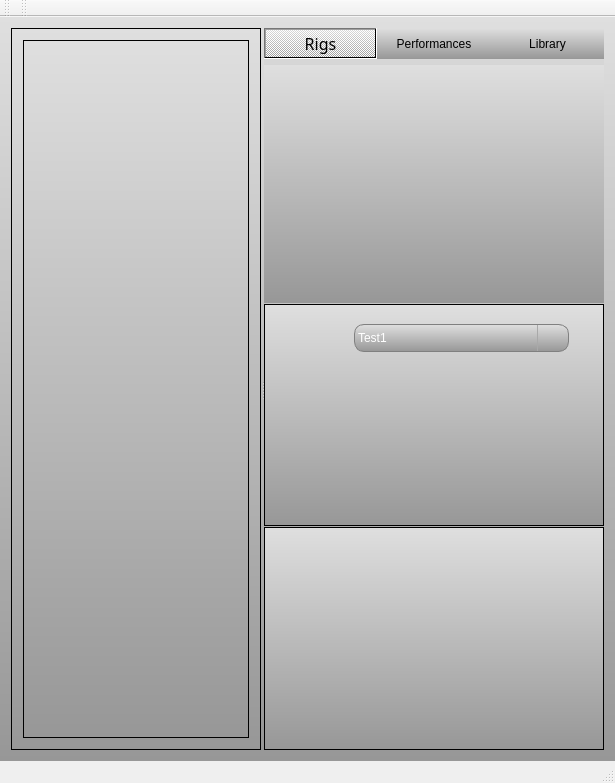
<?xml version="1.0" encoding="UTF-8"?>
<ui version="4.0">
 <class>MainWindow</class>
 <widget class="QMainWindow" name="MainWindow">
  <property name="geometry">
   <rect>
    <x>0</x>
    <y>0</y>
    <width>615</width>
    <height>783</height>
   </rect>
  </property>
  <property name="windowTitle">
   <string>MainWindow</string>
  </property>
  <widget class="QWidget" name="centralWidget">
   <property name="styleSheet">
    <string notr="true">
background-color: qlineargradient(spread:repeat, x1:0, y1:1, x2:0, y2:0, stop:0 rgba(151, 151, 151, 255), stop:1 rgba(223, 223, 223, 255));</string>
   </property>
   <layout class="QGridLayout" name="gridLayout">
    <item row="0" column="0">
     <widget class="QSplitter" name="splitter">
      <property name="orientation">
       <enum>Qt::Horizontal</enum>
      </property>
      <property name="handleWidth">
       <number>3</number>
      </property>
      <widget class="QFrame" name="frame">
       <property name="maximumSize">
        <size>
         <width>250</width>
         <height>16777215</height>
        </size>
       </property>
       <property name="frameShape">
        <enum>QFrame::StyledPanel</enum>
       </property>
       <property name="frameShadow">
        <enum>QFrame::Raised</enum>
       </property>
       <layout class="QGridLayout" name="gridLayout_5">
        <item row="0" column="0">
         <widget class="QTreeView" name="treeView"/>
        </item>
       </layout>
      </widget>
      <widget class="QFrame" name="frame_2">
       <property name="frameShape">
        <enum>QFrame::NoFrame</enum>
       </property>
       <property name="frameShadow">
        <enum>QFrame::Raised</enum>
       </property>
       <layout class="QGridLayout" name="gridLayout_2">
        <property name="leftMargin">
         <number>0</number>
        </property>
        <property name="topMargin">
         <number>0</number>
        </property>
        <property name="rightMargin">
         <number>0</number>
        </property>
        <property name="bottomMargin">
         <number>0</number>
        </property>
        <item row="1" column="0">
         <widget class="QSplitter" name="splitter_2">
          <property name="orientation">
           <enum>Qt::Vertical</enum>
          </property>
          <property name="handleWidth">
           <number>1</number>
          </property>
          <widget class="QFrame" name="frame_4">
           <property name="sizePolicy">
            <sizepolicy hsizetype="Expanding" vsizetype="Preferred">
             <horstretch>0</horstretch>
             <verstretch>0</verstretch>
            </sizepolicy>
           </property>
           <property name="font">
            <font>
             <family>Tahoma</family>
            </font>
           </property>
           <property name="frameShape">
            <enum>QFrame::NoFrame</enum>
           </property>
           <property name="frameShadow">
            <enum>QFrame::Plain</enum>
           </property>
           <property name="midLineWidth">
            <number>0</number>
           </property>
           <layout class="QGridLayout" name="gridLayout_4">
            <property name="leftMargin">
             <number>0</number>
            </property>
            <property name="topMargin">
             <number>0</number>
            </property>
            <property name="rightMargin">
             <number>0</number>
            </property>
            <property name="bottomMargin">
             <number>0</number>
            </property>
            <property name="horizontalSpacing">
             <number>0</number>
            </property>
            <item row="0" column="0">
             <widget class="QFrame" name="frame_8">
              <property name="frameShape">
               <enum>QFrame::NoFrame</enum>
              </property>
              <property name="frameShadow">
               <enum>QFrame::Raised</enum>
              </property>
              <layout class="QHBoxLayout" name="horizontalLayout">
               <property name="spacing">
                <number>0</number>
               </property>
               <property name="leftMargin">
                <number>0</number>
               </property>
               <property name="topMargin">
                <number>0</number>
               </property>
               <property name="rightMargin">
                <number>0</number>
               </property>
               <property name="bottomMargin">
                <number>0</number>
               </property>
               <item>
                <widget class="QWidget" name="widget_3" native="true">
                 <layout class="QGridLayout" name="gridLayout_6">
                  <property name="sizeConstraint">
                   <enum>QLayout::SetNoConstraint</enum>
                  </property>
                  <property name="leftMargin">
                   <number>0</number>
                  </property>
                  <property name="topMargin">
                   <number>0</number>
                  </property>
                  <property name="rightMargin">
                   <number>0</number>
                  </property>
                  <property name="bottomMargin">
                   <number>0</number>
                  </property>
                  <property name="spacing">
                   <number>0</number>
                  </property>
                  <item row="0" column="0">
                   <widget class="QPushButton" name="pushButton">
                    <property name="sizePolicy">
                     <sizepolicy hsizetype="Expanding" vsizetype="Fixed">
                      <horstretch>0</horstretch>
                      <verstretch>0</verstretch>
                     </sizepolicy>
                    </property>
                    <property name="font">
                     <font>
                      <family>.SF NS Text</family>
                      <pointsize>12</pointsize>
                     </font>
                    </property>
                    <property name="styleSheet">
                     <string notr="true">QPushButton {
background-color: qlineargradient(spread:repeat, x1:0, y1:1, x2:0, y2:0, stop:0 rgba(51, 51, 51, 255), stop:1 rgba(100, 100, 100, 255));

border: 1px solid black;
color: rgb(255, 255, 255);
min-width: 130px;
min-height: 24px;
}

QPushButton:pressed {
background-color: qlineargradient(spread:repeat, x1:0, y1:1, x2:0, y2:0, stop:0 rgba(34, 73, 126, 255), stop:1 rgba(37, 76, 134, 255));
}

QPushButton:checked {
background-color: qlineargradient(spread:repeat, x1:0, y1:1, x2:0, y2:0, stop:0 rgba(34, 73, 126, 255), stop:1 rgba(50, 100, 150, 255));
border: 1px solid black;
};




                           </string>
                    </property>
                    <property name="text">
                     <string>Rigs</string>
                    </property>
                    <property name="checkable">
                     <bool>true</bool>
                    </property>
                    <property name="checked">
                     <bool>true</bool>
                    </property>
                    <property name="flat">
                     <bool>true</bool>
                    </property>
                   </widget>
                  </item>
                 </layout>
                </widget>
               </item>
               <item>
                <widget class="QWidget" name="widget_2" native="true">
                 <layout class="QGridLayout" name="gridLayout_7">
                  <property name="leftMargin">
                   <number>0</number>
                  </property>
                  <property name="topMargin">
                   <number>0</number>
                  </property>
                  <property name="rightMargin">
                   <number>0</number>
                  </property>
                  <property name="bottomMargin">
                   <number>0</number>
                  </property>
                  <property name="spacing">
                   <number>0</number>
                  </property>
                  <item row="0" column="0">
                   <widget class="QPushButton" name="pushButton_2">
                    <property name="sizePolicy">
                     <sizepolicy hsizetype="Expanding" vsizetype="Fixed">
                      <horstretch>0</horstretch>
                      <verstretch>0</verstretch>
                     </sizepolicy>
                    </property>
                    <property name="styleSheet">
                     <string notr="true">QPushButton {
background-color: qlineargradient(spread:repeat, x1:0, y1:1, x2:0, y2:0, stop:0 rgba(51, 51, 51, 255), stop:1 rgba(100, 100, 100, 255));

border: 1px solid black;
color: rgb(255, 255, 255);
min-width: 130px;
min-height: 24px;
}

QPushButton:pressed {
background-color: qlineargradient(spread:repeat, x1:0, y1:1, x2:0, y2:0, stop:0 rgba(34, 73, 126, 255), stop:1 rgba(37, 76, 134, 255));
}

QPushButton:checked {
background-color: qlineargradient(spread:repeat, x1:0, y1:1, x2:0, y2:0, stop:0 rgba(34, 73, 126, 255), stop:1 rgba(37, 76, 134, 255));
border: 1px solid black;
};</string>
                    </property>
                    <property name="text">
                     <string>Performances</string>
                    </property>
                    <property name="checkable">
                     <bool>true</bool>
                    </property>
                    <property name="flat">
                     <bool>true</bool>
                    </property>
                   </widget>
                  </item>
                 </layout>
                </widget>
               </item>
               <item>
                <widget class="QWidget" name="widget" native="true">
                 <property name="styleSheet">
                  <string notr="true">QWidget#widget{
	min-height: 1.5em;
    
	border-color: rgb(0, 0, 0);
}</string>
                 </property>
                 <layout class="QGridLayout" name="gridLayout_3">
                  <property name="leftMargin">
                   <number>0</number>
                  </property>
                  <property name="topMargin">
                   <number>0</number>
                  </property>
                  <property name="rightMargin">
                   <number>0</number>
                  </property>
                  <property name="bottomMargin">
                   <number>0</number>
                  </property>
                  <property name="spacing">
                   <number>0</number>
                  </property>
                  <item row="0" column="0">
                   <widget class="QPushButton" name="pushButton_3">
                    <property name="sizePolicy">
                     <sizepolicy hsizetype="Expanding" vsizetype="Fixed">
                      <horstretch>0</horstretch>
                      <verstretch>0</verstretch>
                     </sizepolicy>
                    </property>
                    <property name="styleSheet">
                     <string notr="true">QPushButton {
background-color: qlineargradient(spread:repeat, x1:0, y1:1, x2:0, y2:0, stop:0 rgba(51, 51, 51, 255), stop:1 rgba(100, 100, 100, 255));

border: 1px solid black;
color: rgb(255, 255, 255);
min-width: 130px;
min-height: 24px;
}

QPushButton:pressed {
background-color: qlineargradient(spread:repeat, x1:0, y1:1, x2:0, y2:0, stop:0 rgba(34, 73, 126, 255), stop:1 rgba(37, 76, 134, 255));
}

QPushButton:checked {
background-color: qlineargradient(spread:repeat, x1:0, y1:1, x2:0, y2:0, stop:0 rgba(34, 73, 126, 255), stop:1 rgba(37, 76, 134, 255));
border: 1px solid black;
};</string>
                    </property>
                    <property name="text">
                     <string>Library</string>
                    </property>
                    <property name="checkable">
                     <bool>true</bool>
                    </property>
                    <property name="flat">
                     <bool>true</bool>
                    </property>
                   </widget>
                  </item>
                 </layout>
                </widget>
               </item>
              </layout>
             </widget>
            </item>
            <item row="1" column="0">
             <widget class="QStackedWidget" name="stackedWidget">
              <property name="styleSheet">
               <string notr="true">QTabWidget::pane { /* The tab widget frame */
    border-top: 2px solid #C2C7CB;
}

QTabWidget::tab-bar {
    left: 0px; /* move to the right by 5px */
}

/* Style the tab using the tab sub-control. Note that
    it reads QTabBar _not_ QTabWidget */
QTabBar::tab {
    background: qlineargradient(x1: 0, y1: 0, x2: 0, y2: 1,
                                stop: 0 #E1E1E1, stop: 0.4 #DDDDDD,
                                stop: 0.5 #D8D8D8, stop: 1.0 #D3D3D3);
    border: 2px solid #C4C4C3;
    border-bottom-color: #C2C7CB; /* same as the pane color */
    border-top-left-radius: 4px;
    border-top-right-radius: 4px;
    min-width: 8ex;
    padding: 2px;
}

QTabBar::tab:selected, QTabBar::tab:hover {
    background: qlineargradient(x1: 0, y1: 0, x2: 0, y2: 1,
                                stop: 0 #fafafa, stop: 0.4 #f4f4f4,
                                stop: 0.5 #e7e7e7, stop: 1.0 #fafafa);
}

QTabBar::tab:selected {
    border-color: #9B9B9B;
    border-bottom-color: #C2C7CB; /* same as pane color */
}

QTabBar::tab:!selected {
    margin-top: 2px; /* make non-selected tabs look smaller */
}</string>
              </property>
              <property name="currentIndex">
               <number>7</number>
              </property>
              <widget class="QWidget" name="stackedWidgetPage1"/>
              <widget class="QWidget" name="stackedWidgetPage2"/>
              <widget class="QWidget" name="stackedWidgetPage3"/>
              <widget class="QWidget" name="stackedWidgetPage4"/>
              <widget class="QWidget" name="stackedWidgetPage5"/>
              <widget class="QWidget" name="stackedWidgetPage6"/>
              <widget class="QWidget" name="stackedWidgetPage7"/>
              <widget class="QWidget" name="stackedWidgetPage8"/>
             </widget>
            </item>
           </layout>
          </widget>
          <widget class="QFrame" name="frame_6">
           <property name="frameShape">
            <enum>QFrame::StyledPanel</enum>
           </property>
           <property name="frameShadow">
            <enum>QFrame::Raised</enum>
           </property>
           <widget class="QComboBox" name="comboBox">
            <property name="geometry">
             <rect>
              <x>90</x>
              <y>20</y>
              <width>215</width>
              <height>28</height>
             </rect>
            </property>
            <property name="styleSheet">
             <string notr="true">QComboBox {
    border: 1px solid gray;
    border-radius: 10px;
    padding: 1px 18px 1px 3px;
    min-width: 6em;
    min-height: 1.5em;
    color: white;
}

QComboBox:editable {
    background: darkgrey;
}


QComboBox:!editable, QComboBox::drop-down:editable {
     background: qlineargradient(x1: 0, y1: 0, x2: 0, y2: 1,
                                 stop: 0 #E1E1E1, stop: 0.4 #DDDDDD,
                                 stop: 0.5 #D8D8D8, stop: 1.0 #D3D3D3);
}

/* QComboBox gets the &quot;on&quot; state when the popup is open */
QComboBox:!editable:on, QComboBox::drop-down:editable:on {
    background: qlineargradient(x1: 0, y1: 0, x2: 0, y2: 1,
                                stop: 0 #D3D3D3, stop: 0.4 #D8D8D8,
                                stop: 0.5 #DDDDDD, stop: 1.0 #E1E1E1);
}

QComboBox:on { /* shift the text when the popup opens */
    padding-top: 3px;
    padding-left: 4px;
}

QComboBox::drop-down {
    subcontrol-origin: padding;
    subcontrol-position: top right;
    width: 30px;

    border-left-width: 1px;
    border-left-color: darkgray;
    border-left-style: solid; /* just a single line */
    border-top-right-radius: 10px; /* same radius as the QComboBox */
    border-bottom-right-radius: 10px;
}
/*
QComboBox::down-arrow {
    image: url(:/qtStandard/downArrow);
}

QComboBox::down-arrow:on { /* shift the arrow when popup is open *//*
    top: 1px;
    left: 1px;
}
*/
QComboBox QAbstractItemView {
    border: 2px solid darkgray;
    selection-background-color: lightgray;
    background-color: darkgray
}</string>
            </property>
            <property name="editable">
             <bool>false</bool>
            </property>
            <item>
             <property name="text">
              <string>Test1</string>
             </property>
            </item>
            <item>
             <property name="text">
              <string>Test2</string>
             </property>
            </item>
            <item>
             <property name="text">
              <string>Test3</string>
             </property>
            </item>
           </widget>
          </widget>
          <widget class="QFrame" name="frame_7">
           <property name="frameShape">
            <enum>QFrame::StyledPanel</enum>
           </property>
           <property name="frameShadow">
            <enum>QFrame::Raised</enum>
           </property>
          </widget>
         </widget>
        </item>
       </layout>
      </widget>
     </widget>
    </item>
   </layout>
  </widget>
  <widget class="QMenuBar" name="menuBar">
   <property name="geometry">
    <rect>
     <x>0</x>
     <y>0</y>
     <width>615</width>
     <height>22</height>
    </rect>
   </property>
  </widget>
  <widget class="QToolBar" name="mainToolBar">
   <attribute name="toolBarArea">
    <enum>TopToolBarArea</enum>
   </attribute>
   <attribute name="toolBarBreak">
    <bool>false</bool>
   </attribute>
  </widget>
  <widget class="QStatusBar" name="statusBar"/>
  <widget class="QToolBar" name="toolBar">
   <property name="windowTitle">
    <string>toolBar</string>
   </property>
   <attribute name="toolBarArea">
    <enum>TopToolBarArea</enum>
   </attribute>
   <attribute name="toolBarBreak">
    <bool>false</bool>
   </attribute>
  </widget>
 </widget>
 <layoutdefault spacing="6" margin="11"/>
 <resources/>
 <connections/>
</ui>
